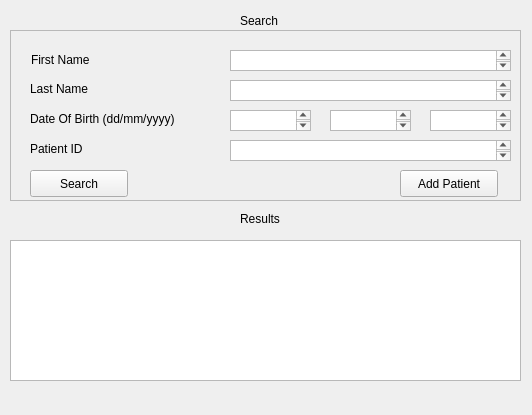
<?xml version="1.0" encoding="UTF-8"?>
<ui version="4.0">
 <class>WaitingListWindow</class>
 <widget class="QMainWindow" name="WaitingListWindow">
  <property name="geometry">
   <rect>
    <x>0</x>
    <y>0</y>
    <width>532</width>
    <height>415</height>
   </rect>
  </property>
  <property name="windowTitle">
   <string>WaitingListWindow</string>
  </property>
  <widget class="QWidget" name="centralWidget">
   <widget class="QFrame" name="waitingFrame">
    <property name="geometry">
     <rect>
      <x>10</x>
      <y>30</y>
      <width>511</width>
      <height>171</height>
     </rect>
    </property>
    <property name="frameShape">
     <enum>QFrame::StyledPanel</enum>
    </property>
    <property name="frameShadow">
     <enum>QFrame::Raised</enum>
    </property>
    <widget class="QLabel" name="label_2">
     <property name="geometry">
      <rect>
       <x>21</x>
       <y>21</y>
       <width>75</width>
       <height>17</height>
      </rect>
     </property>
     <property name="text">
      <string>First Name</string>
     </property>
    </widget>
    <widget class="QLabel" name="label_3">
     <property name="geometry">
      <rect>
       <x>20</x>
       <y>50</y>
       <width>73</width>
       <height>17</height>
      </rect>
     </property>
     <property name="text">
      <string>Last Name</string>
     </property>
    </widget>
    <widget class="QLabel" name="label_4">
     <property name="geometry">
      <rect>
       <x>20</x>
       <y>80</y>
       <width>187</width>
       <height>17</height>
      </rect>
     </property>
     <property name="text">
      <string>Date Of Birth (dd/mm/yyyy)</string>
     </property>
    </widget>
    <widget class="QLabel" name="label_5">
     <property name="geometry">
      <rect>
       <x>20</x>
       <y>110</y>
       <width>67</width>
       <height>17</height>
      </rect>
     </property>
     <property name="text">
      <string>Patient ID</string>
     </property>
    </widget>
    <widget class="QPlainTextEdit" name="plainTextEdit_2">
     <property name="geometry">
      <rect>
       <x>220</x>
       <y>50</y>
       <width>281</width>
       <height>21</height>
      </rect>
     </property>
    </widget>
    <widget class="QPlainTextEdit" name="plainTextEdit_3">
     <property name="geometry">
      <rect>
       <x>220</x>
       <y>80</y>
       <width>81</width>
       <height>21</height>
      </rect>
     </property>
    </widget>
    <widget class="QPlainTextEdit" name="plainTextEdit_4">
     <property name="geometry">
      <rect>
       <x>220</x>
       <y>110</y>
       <width>281</width>
       <height>21</height>
      </rect>
     </property>
    </widget>
    <widget class="QPlainTextEdit" name="plainTextEdit_5">
     <property name="geometry">
      <rect>
       <x>220</x>
       <y>20</y>
       <width>281</width>
       <height>21</height>
      </rect>
     </property>
    </widget>
    <widget class="QPlainTextEdit" name="plainTextEdit_7">
     <property name="geometry">
      <rect>
       <x>420</x>
       <y>80</y>
       <width>81</width>
       <height>21</height>
      </rect>
     </property>
    </widget>
    <widget class="QPlainTextEdit" name="plainTextEdit_6">
     <property name="geometry">
      <rect>
       <x>320</x>
       <y>80</y>
       <width>81</width>
       <height>21</height>
      </rect>
     </property>
    </widget>
    <widget class="QPushButton" name="btnSearch">
     <property name="geometry">
      <rect>
       <x>20</x>
       <y>140</y>
       <width>98</width>
       <height>27</height>
      </rect>
     </property>
     <property name="text">
      <string>Search</string>
     </property>
    </widget>
    <widget class="QPushButton" name="btnAddPatient">
     <property name="geometry">
      <rect>
       <x>390</x>
       <y>140</y>
       <width>98</width>
       <height>27</height>
      </rect>
     </property>
     <property name="text">
      <string>Add Patient</string>
     </property>
    </widget>
   </widget>
   <widget class="QLabel" name="label">
    <property name="geometry">
     <rect>
      <x>240</x>
      <y>10</y>
      <width>51</width>
      <height>21</height>
     </rect>
    </property>
    <property name="text">
     <string>Search</string>
    </property>
   </widget>
   <widget class="QListView" name="listView">
    <property name="geometry">
     <rect>
      <x>10</x>
      <y>240</y>
      <width>511</width>
      <height>141</height>
     </rect>
    </property>
   </widget>
   <widget class="QLabel" name="label_6">
    <property name="geometry">
     <rect>
      <x>240</x>
      <y>210</y>
      <width>51</width>
      <height>17</height>
     </rect>
    </property>
    <property name="text">
     <string>Results</string>
    </property>
   </widget>
  </widget>
  <widget class="QMenuBar" name="menuBar">
   <property name="geometry">
    <rect>
     <x>0</x>
     <y>0</y>
     <width>532</width>
     <height>25</height>
    </rect>
   </property>
  </widget>
 </widget>
 <layoutdefault spacing="6" margin="11"/>
 <resources/>
 <connections/>
</ui>
